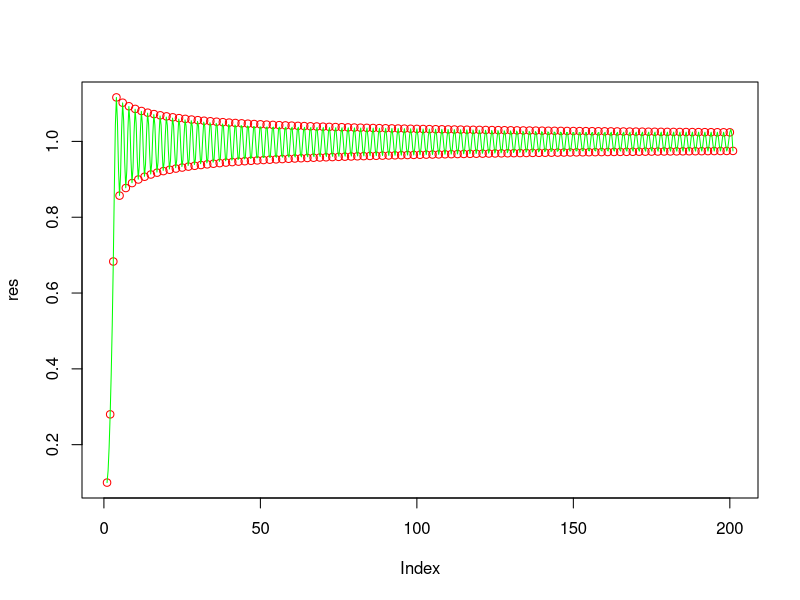
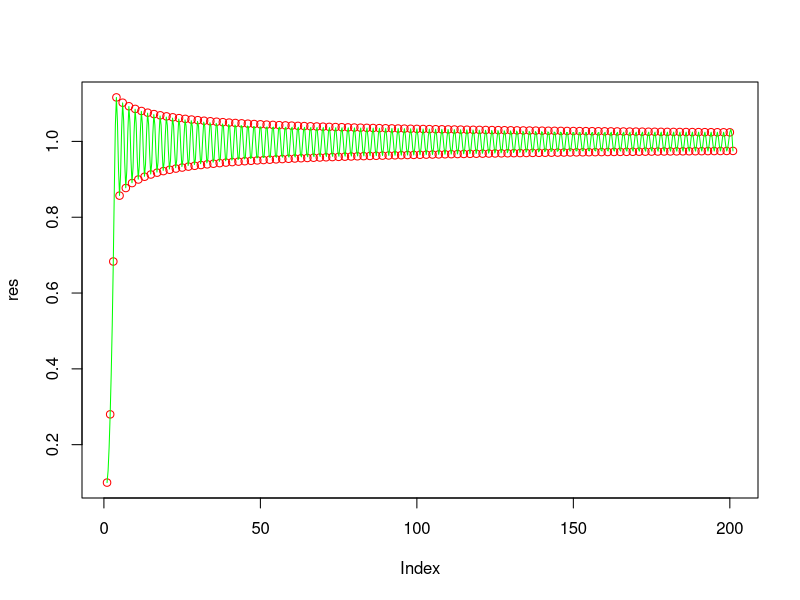
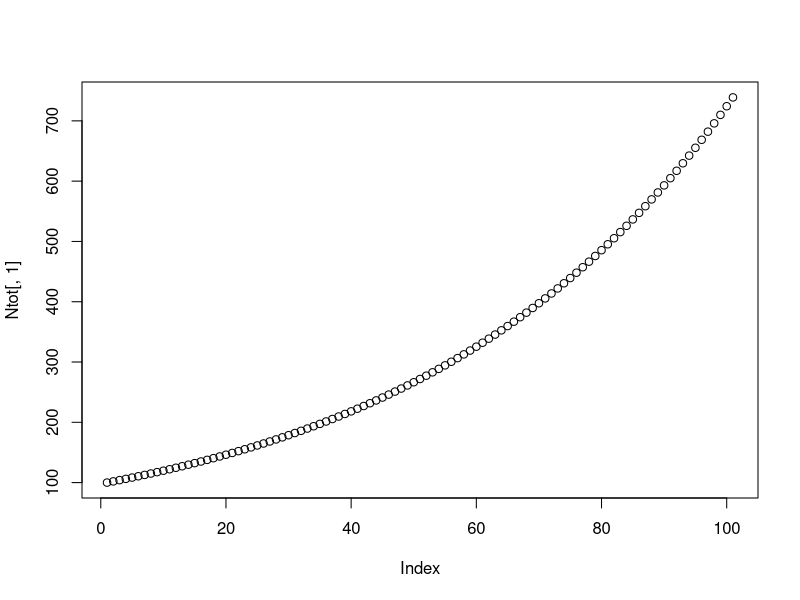
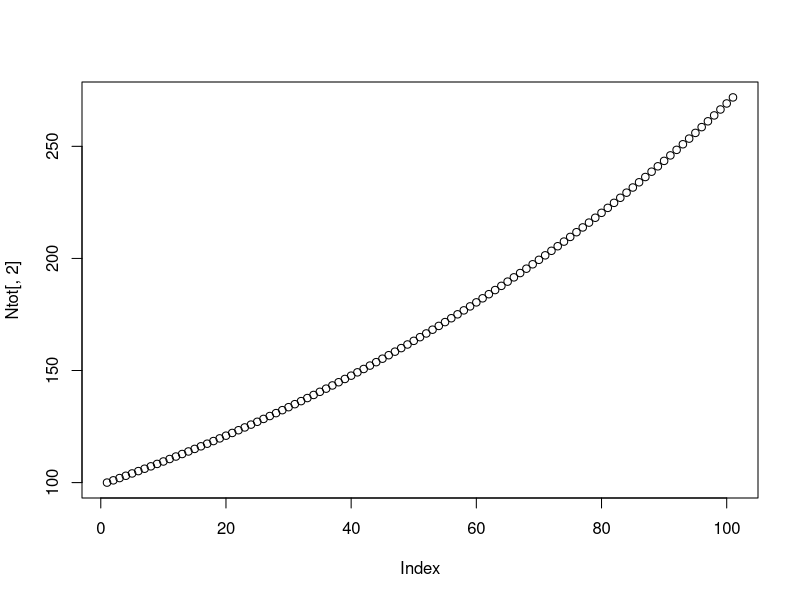
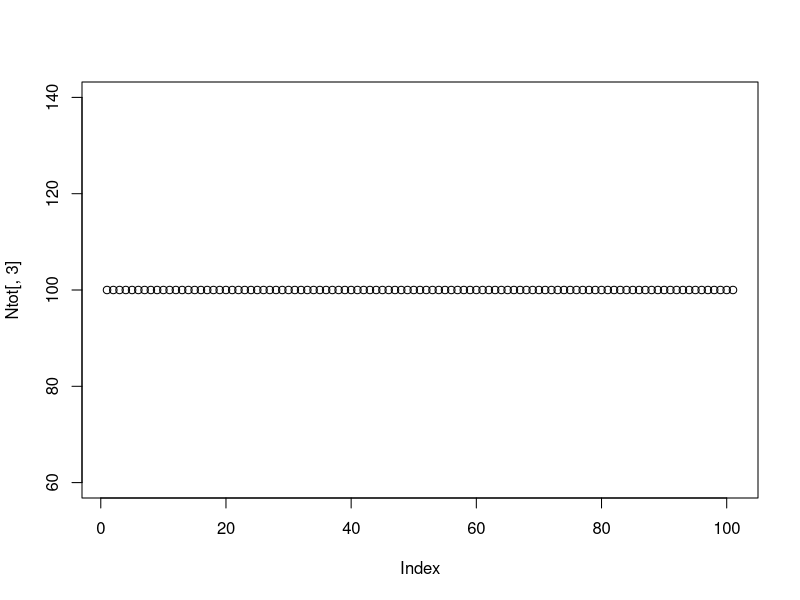
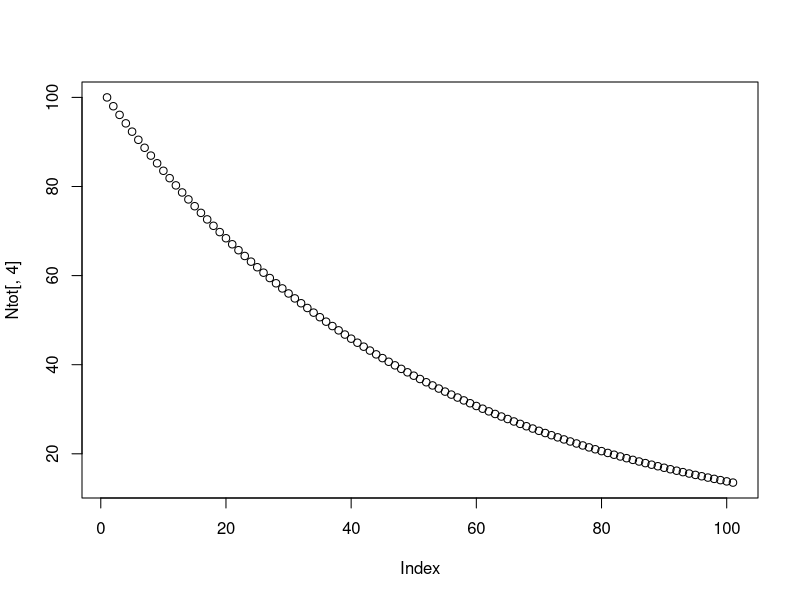
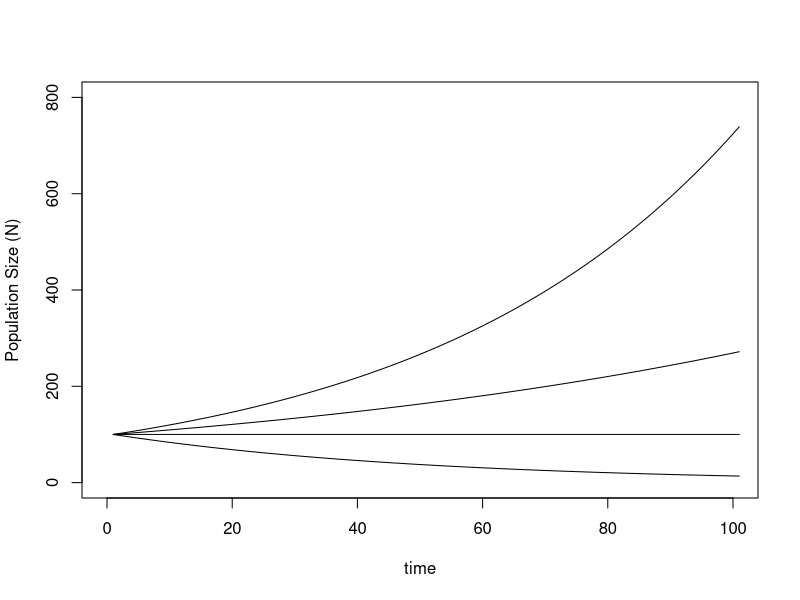
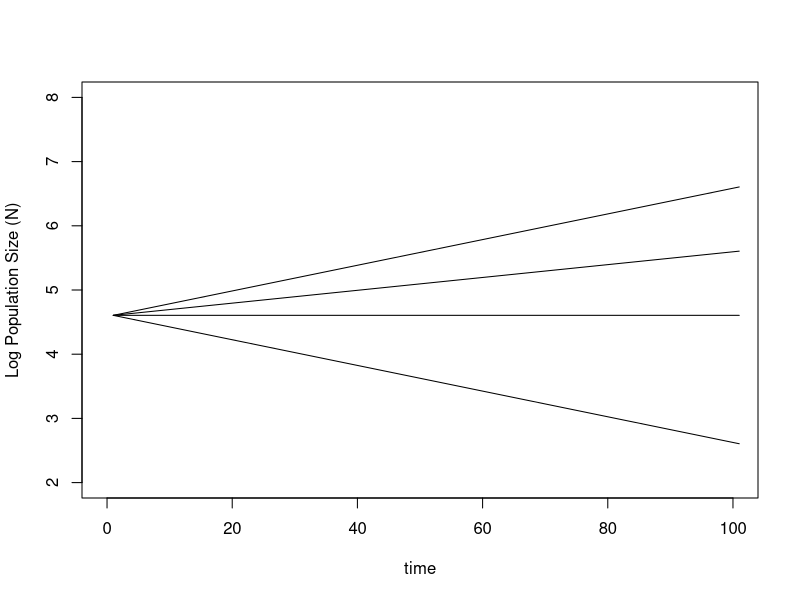

These figures' R source, in order: (Note: this script raises an error after producing the figures.)
#################################################################
#################################################################
###
###
###       Scripts for the Reading Assignment 01
###
###
#################################################################
#################################################################

###   The solution for a differential equation

X<-0.1
res<-X
for (i in 1:200)
{
  X1<-2* X *(1-X) + X
  X<-X1
  res<-c(res, X1)
}

plot(res, col="red")
lines(spline(res), col="green")


X<-0.1
res<-X
for (i in 1:200)
{
  X1<-2* X *(1-X) + X
  X<-X1
  res<-c(res, X1)
}

plot(res, col="red")
lines(spline(res), col="green")

#################################################################

###  Projecting the population size @ any timestep

# Nt = N0*exp(1)^(r*t)

r<-c(0.02, 0.01, 0, -0.02)  
j<-1
N0<-100
Ntot<-NULL
for (j in 1:4)
  {
  r1<-r[j]
  Nf<-N0
  for (t in 1:100)
    {
    Nt<-N0*exp(r1*t)
    Nf<-c(Nf, Nt)
    }
  Ntot<-cbind(Ntot, Nf)
  }

Ntot
plot(Ntot[,1])
plot(Ntot[,2], add=TRUE)
plot(Ntot[,3], add=TRUE)
plot(Ntot[,4], add=TRUE)

x<-c(0, 0, 100, 100)
y<-c(0, 800, 0, 800)
pp<-cbind(x, y)

plot(pp, col="transparent", xlim=c(0, 100), ylim=c(0, 800), xlab="time", ylab="Population Size (N)")
lines(Ntot[,1])
lines(Ntot[,2])
lines(Ntot[,3])
lines(Ntot[,4])

yl<-c(2, 8, 2, 8)
ppl<-cbind(x, yl)
ppl

plot(ppl, col="transparent", xlim=c(0, 100), ylim=c(2, 8), xlab="time", ylab="Log Population Size (N)")
lines(log(Ntot[,1]))
lines(log(Ntot[,2]))
lines(log(Ntot[,3]))
lines(log(Ntot[,4]))

time<-1:101

mod1<-lm(log(Ntot[,1])~time)
summary(mod1)
coef(mod1)[2]

mod2<-lm(log(Ntot[,2])~time)
summary(mod2)
coef(mod2)[2]

mod3<-lm(log(Ntot[,3])~time)
summary(mod3)
coef(mod3)[2]

mod4<-lm(log(Ntot[,4])~time)
summary(mod4)
coef(mod4)[2]

R<-c(coef(mod1)[2], coef(mod2)[2], coef(mod3)[2], coef(mod4)[2])
R

### duplication time - How much time does it take to duplicate pop size?

#t dobro = log(2)/r

r<-0.007

t.dobro = log(2)/r
t.dobro/12

### Discrete population growth

# Nt = (lambda^t)*N0

N0<-2000
Nf<-N0
lamb<-1.2
for (t in 1:12)
  {
  Nt <- (lamb^t)*N0
  NO<-Nt
  Nf<-c(Nf, Nt)
  }

NFF<-NULL
for (k in 1:length(Nf))
  {
  NFF<-c(NFF, Nf[k])
  NFF<-c(NFF, Nf[k]/2)
  }

plot(Nf)
plot(splines(NFF))
